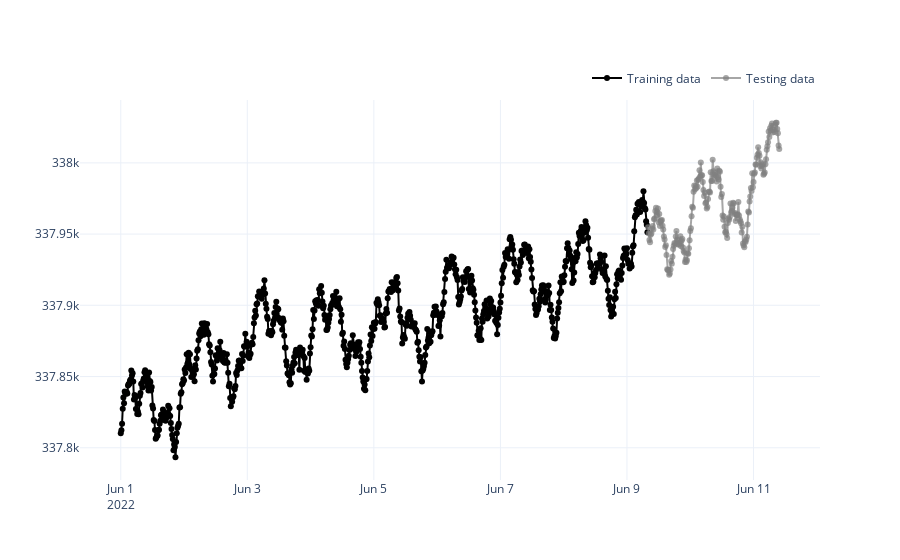

Write notebook code for a chart like this one.
### Code cell
#### generate a random noisy time series
###############################

date = pd.date_range(start  =  '2022/06',periods  =  1000, freq  =  '15T')

# As sum of some Gaussian kernels

# As sum of some Gaussian kernels

kernel =  Linear() + RBF()  + Periodic() + Periodic(period = .3)   + White(variance  =  .1)

# add mean and variance
data = 100 +  10*kernel.simulate(date, seed  = np.random.seed(0))
## generate data without fixe np.random.seed
# data = 100 +  10*kernel.simulate(date)

# create a dataframe with data
df = pd.DataFrame(data  = data, index  = date, columns=['value'])
print(df.head())

# split time serie into train and test
TRAIN_SIZE =  int(.8*len(df))
df_train, df_test = df[:TRAIN_SIZE], df[TRAIN_SIZE:]
# Create an instance of the class GaussianProcessTimeSerie with train data:
#########################################
model =  GaussianProcessTimeSerie(df_train.index, df_train.value )
# Show train data with test data
Visualizer.iplot(model, df_test.index, df_test.value)

### Figure 1 — Plotly figure (JSON) as saved in the notebook; plotly's stock layout.template omitted (floating-point values rounded to 4 significant figures; data arrays with more than 128 entries replaced by an {"elided": "..."} marker saying what was removed)
{"data": [{"line": {"color": "rgba(0,0,0, 1)"}, "mode": "markers+lines", "name": "Training data", "showlegend": true, "type": "scatter", "x": {"elided": "800 str values"}, "y": {"elided": "800 float values"}}, {"line": {"color": "rgba(128,128,128, .7)"}, "mode": "markers+lines", "name": "Testing data", "type": "scatter", "x": {"elided": "200 str values"}, "y": {"elided": "200 float values"}}], "layout": {"legend": {"orientation": "h", "x": 1, "xanchor": "right", "y": 1.02, "yanchor": "bottom"}, "yaxis": {"automargin": true}}}
